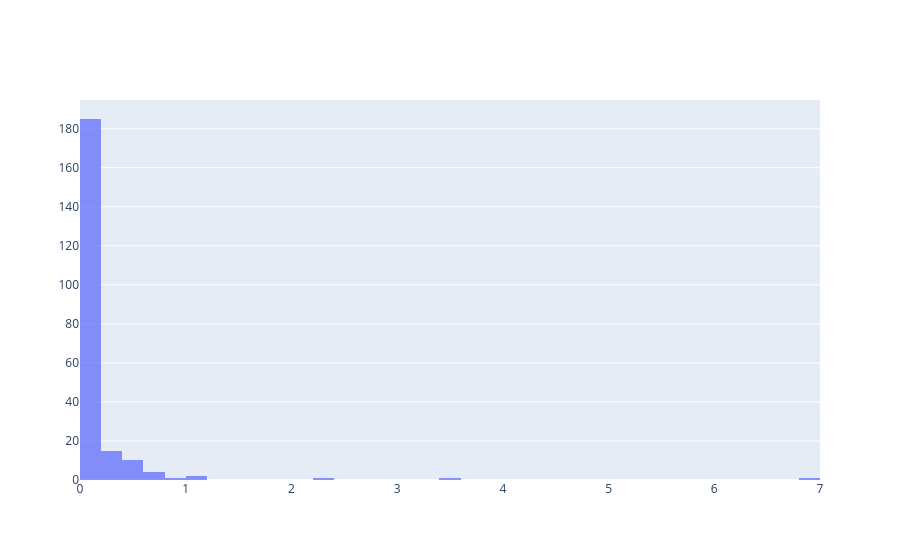

Notebook code cell kept with this figure:
### Code cell
# hist
import plotly.graph_objects as go
from scipy import stats

# agg by fake bio group 
bio_mean = sc.get.aggregate(
    adata,
    by="bio",
    axis="obs",
    func='mean',
    layer='nona'
).to_df('mean').T

# init fig
fig = go.Figure()
# add traces
fig.add_trace(go.Histogram(x=bio_mean['Group1'], name='Group1'))
#fig.add_trace(go.Histogram(x=bio_mean['Group2'], name='Group2'))

# Overlay both histograms
fig.update_layout(barmode='overlay')
# Reduce opacity to see both histograms
fig.update_traces(opacity=0.75)
fig.show()

# no diff in stats 
#stats.ttest_ind(bio_mean['Group1'], bio_mean['Group2'])

### Figure 1 — Plotly figure (JSON) as saved in the notebook; plotly's stock layout.template omitted (floating-point values rounded to 4 significant figures; data arrays with more than 128 entries replaced by an {"elided": "..."} marker saying what was removed)
{"data": [{"name": "Group1", "opacity": 0.75, "type": "histogram", "x": {"elided": "220 float values"}}], "layout": {"barmode": "overlay"}}
